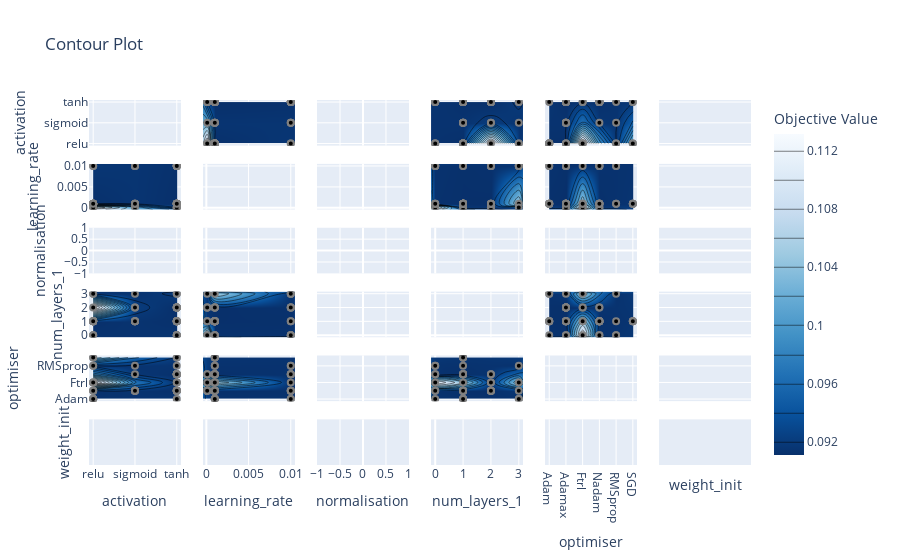

The notebook cell saved with this chart:
### Code cell
plot_contour(study)

### Figure 1 — Plotly figure (JSON) as saved in the notebook; plotly's stock layout.template omitted (floating-point values rounded to 4 significant figures)
{"data": [{"type": "scatter", "xaxis": "x", "yaxis": "y"}, {"colorbar": {"title": {"text": "Objective Value"}}, "colorscale": [[0, "rgb(247,251,255)"], [0.125, "rgb(222,235,247)"], [0.25, "rgb(198,219,239)"], [0.375, "rgb(158,202,225)"], [0.5, "rgb(107,174,214)"], [0.625, "rgb(66,146,198)"], [0.75, "rgb(33,113,181)"], [0.875, "rgb(8,81,156)"], [1, "rgb(8,48,107)"]], "connectgaps": true, "contours": {"coloring": "heatmap"}, "hoverinfo": "none", "line": {"smoothing": 1.3}, "reversescale": true, "showscale": true, "type": "contour", "x": ["relu", "sigmoid", "tanh"], "xaxis": "x7", "y": [-0.000395, 0.0001, 0.001, 0.01, 0.0105], "yaxis": "y7", "z": [[NaN, NaN, NaN], [0.1131, 0.1018, 0.0919], [0.09115, 0.09148, 0.0911], [0.09161, 0.09151, 0.09122], [NaN, NaN, NaN]]}, {"marker": {"color": "black", "line": {"color": "Gray", "width": 2}}, "mode": "markers", "name": "Feasible Trial", "showlegend": false, "type": "scatter", "x": ["tanh", "relu", "relu", "sigmoid", "tanh", "sigmoid", "tanh", "relu", "sigmoid", "tanh", "tanh", "sigmoid", "sigmoid", "tanh", "sigmoid", "tanh", "tanh", "tanh", "tanh", "tanh", "tanh", "sigmoid", "sigmoid", "relu", "relu", "relu", "relu", "relu", "tanh", "tanh", "relu", "relu", "relu", "relu", "relu", "relu", "relu", "tanh", "relu", "tanh", "relu", "tanh", "tanh", "tanh", "tanh", "tanh", "tanh", "tanh", "tanh", "tanh"], "xaxis": "x7", "y": [0.001, 0.0001, 0.01, 0.01, 0.01, 0.001, 0.001, 0.001, 0.01, 0.001, 0.0001, 0.01, 0.001, 0.01, 0.0001, 0.001, 0.01, 0.01, 0.001, 0.0001, 0.01, 0.001, 0.001, 0.001, 0.001, 0.001, 0.001, 0.001, 0.0001, 0.01, 0.001, 0.001, 0.001, 0.001, 0.001, 0.001, 0.01, 0.001, 0.0001, 0.01, 0.001, 0.001, 0.001, 0.001, 0.001, 0.001, 0.001, 0.01, 0.0001, 0.001], "yaxis": "y7"}, {"showscale": false, "type": "contour", "xaxis": "x13", "yaxis": "y13"}, {"type": "scatter", "xaxis": "x13", "yaxis": "y13"}, {"colorbar": {"title": {"text": "Objective Value"}}, "colorscale": [[0, "rgb(247,251,255)"], [0.125, "rgb(222,235,247)"], [0.25, "rgb(198,219,239)"], [0.375, "rgb(158,202,225)"], [0.5, "rgb(107,174,214)"], [0.625, "rgb(66,146,198)"], [0.75, "rgb(33,113,181)"], [0.875, "rgb(8,81,156)"], [1, "rgb(8,48,107)"]], "connectgaps": true, "contours": {"coloring": "heatmap"}, "hoverinfo": "none", "line": {"smoothing": 1.3}, "reversescale": true, "showscale": false, "type": "contour", "x": ["relu", "sigmoid", "tanh"], "xaxis": "x19", "y": [-0.15, 0, 1, 2, 3, 3.15], "yaxis": "y19", "z": [[NaN, NaN, NaN], [0.09138, NaN, 0.09155], [0.09115, 0.09148, 0.09122], [0.1203, 0.09249, 0.0911], [0.09161, 0.09151, 0.09226], [NaN, NaN, NaN]]}, {"marker": {"color": "black", "line": {"color": "Gray", "width": 2}}, "mode": "markers", "name": "Feasible Trial", "showlegend": false, "type": "scatter", "x": ["tanh", "relu", "relu", "sigmoid", "tanh", "sigmoid", "tanh", "relu", "sigmoid", "tanh", "tanh", "sigmoid", "sigmoid", "tanh", "sigmoid", "tanh", "tanh", "tanh", "tanh", "tanh", "tanh", "sigmoid", "sigmoid", "relu", "relu", "relu", "relu", "relu", "tanh", "tanh", "relu", "relu", "relu", "relu", "relu", "relu", "relu", "tanh", "relu", "tanh", "relu", "tanh", "tanh", "tanh", "tanh", "tanh", "tanh", "tanh", "tanh", "tanh"], "xaxis": "x19", "y": [3, 0, 3, 1, 1, 1, 1, 1, 3, 0, 2, 2, 1, 0, 2, 1, 2, 0, 1, 2, 0, 1, 1, 1, 1, 2, 1, 0, 1, 2, 0, 1, 1, 1, 1, 1, 3, 1, 1, 0, 1, 1, 1, 1, 1, 2, 2, 2, 3, 2], "yaxis": "y19"}, {"colorbar": {"title": {"text": "Objective Value"}}, "colorscale": [[0, "rgb(247,251,255)"], [0.125, "rgb(222,235,247)"], [0.25, "rgb(198,219,239)"], [0.375, "rgb(158,202,225)"], [0.5, "rgb(107,174,214)"], [0.625, "rgb(66,146,198)"], [0.75, "rgb(33,113,181)"], [0.875, "rgb(8,81,156)"], [1, "rgb(8,48,107)"]], "connectgaps": true, "contours": {"coloring": "heatmap"}, "hoverinfo": "none", "line": {"smoothing": 1.3}, "reversescale": true, "showscale": false, "type": "contour", "x": ["relu", "sigmoid", "tanh"], "xaxis": "x25", "y": ["Adam", "Adamax", "Ftrl", "Nadam", "RMSprop", "SGD"], "yaxis": "y25", "z": [[0.09124, NaN, 0.09165], [0.09115, 0.09148, 0.0911], [0.1203, NaN, 0.0915], [NaN, 0.0918, 0.09124], [0.09153, 0.09151, 0.09155], [0.1059, NaN, 0.09186]]}, {"marker": {"color": "black", "line": {"color": "Gray", "width": 2}}, "mode": "markers", "name": "Feasible Trial", "showlegend": false, "type": "scatter", "x": ["tanh", "relu", "relu", "sigmoid", "tanh", "sigmoid", "tanh", "relu", "sigmoid", "tanh", "tanh", "sigmoid", "sigmoid", "tanh", "sigmoid", "tanh", "tanh", "tanh", "tanh", "tanh", "tanh", "sigmoid", "sigmoid", "relu", "relu", "relu", "relu", "relu", "tanh", "tanh", "relu", "relu", "relu", "relu", "relu", "relu", "relu", "tanh", "relu", "tanh", "relu", "tanh", "tanh", "tanh", "tanh", "tanh", "tanh", "tanh", "tanh", "tanh"], "xaxis": "x25", "y": ["Ftrl", "Ftrl", "Adam", "Nadam", "Adamax", "Adamax", "SGD", "RMSprop", "RMSprop", "Adam", "Adamax", "Adamax", "Adamax", "Adamax", "Adamax", "Nadam", "Nadam", "Nadam", "SGD", "Nadam", "Nadam", "Adamax", "Adamax", "Adamax", "Adam", "Ftrl", "SGD", "RMSprop", "Nadam", "Ftrl", "Adamax", "Adam", "Adam", "Adam", "Adam", "Ftrl", "Adam", "Nadam", "Adamax", "RMSprop", "SGD", "Nadam", "Nadam", "Nadam", "Nadam", "Adamax", "Adamax", "Adamax", "Adamax", "Adamax"], "yaxis": "y25"}, {"showscale": false, "type": "contour", "xaxis": "x31", "yaxis": "y31"}, {"type": "scatter", "xaxis": "x31", "yaxis": "y31"}, {"colorbar": {"title": {"text": "Objective Value"}}, "colorscale": [[0, "rgb(247,251,255)"], [0.125, "rgb(222,235,247)"], [0.25, "rgb(198,219,239)"], [0.375, "rgb(158,202,225)"], [0.5, "rgb(107,174,214)"], [0.625, "rgb(66,146,198)"], [0.75, "rgb(33,113,181)"], [0.875, "rgb(8,81,156)"], [1, "rgb(8,48,107)"]], "connectgaps": true, "contours": {"coloring": "heatmap"}, "hoverinfo": "none", "line": {"smoothing": 1.3}, "reversescale": true, "showscale": false, "type": "contour", "x": [-0.000395, 0.0001, 0.001, 0.01, 0.0105], "xaxis": "x2", "y": ["relu", "sigmoid", "tanh"], "yaxis": "y2", "z": [[NaN, 0.1131, 0.09115, 0.09161, NaN], [NaN, 0.1018, 0.09148, 0.09151, NaN], [NaN, 0.0919, 0.0911, 0.09122, NaN]]}, {"marker": {"color": "black", "line": {"color": "Gray", "width": 2}}, "mode": "markers", "name": "Feasible Trial", "showlegend": false, "type": "scatter", "x": [0.001, 0.0001, 0.01, 0.01, 0.01, 0.001, 0.001, 0.001, 0.01, 0.001, 0.0001, 0.01, 0.001, 0.01, 0.0001, 0.001, 0.01, 0.01, 0.001, 0.0001, 0.01, 0.001, 0.001, 0.001, 0.001, 0.001, 0.001, 0.001, 0.0001, 0.01, 0.001, 0.001, 0.001, 0.001, 0.001, 0.001, 0.01, 0.001, 0.0001, 0.01, 0.001, 0.001, 0.001, 0.001, 0.001, 0.001, 0.001, 0.01, 0.0001, 0.001], "xaxis": "x2", "y": ["tanh", "relu", "relu", "sigmoid", "tanh", "sigmoid", "tanh", "relu", "sigmoid", "tanh", "tanh", "sigmoid", "sigmoid", "tanh", "sigmoid", "tanh", "tanh", "tanh", "tanh", "tanh", "tanh", "sigmoid", "sigmoid", "relu", "relu", "relu", "relu", "relu", "tanh", "tanh", "relu", "relu", "relu", "relu", "relu", "relu", "relu", "tanh", "relu", "tanh", "relu", "tanh", "tanh", "tanh", "tanh", "tanh", "tanh", "tanh", "tanh", "tanh"], "yaxis": "y2"}, {"type": "scatter", "xaxis": "x8", "yaxis": "y8"}, {"showscale": false, "type": "contour", "xaxis": "x14", "yaxis": "y14"}, {"type": "scatter", "xaxis": "x14", "yaxis": "y14"}, {"colorbar": {"title": {"text": "Objective Value"}}, "colorscale": [[0, "rgb(247,251,255)"], [0.125, "rgb(222,235,247)"], [0.25, "rgb(198,219,239)"], [0.375, "rgb(158,202,225)"], [0.5, "rgb(107,174,214)"], [0.625, "rgb(66,146,198)"], [0.75, "rgb(33,113,181)"], [0.875, "rgb(8,81,156)"], [1, "rgb(8,48,107)"]], "connectgaps": true, "contours": {"coloring": "heatmap"}, "hoverinfo": "none", "line": {"smoothing": 1.3}, "reversescale": true, "showscale": false, "type": "contour", "x": [-0.000395, 0.0001, 0.001, 0.01, 0.0105], "xaxis": "x20", "y": [-0.15, 0, 1, 2, 3, 3.15], "yaxis": "y20", "z": [[NaN, NaN, NaN, NaN, NaN], [NaN, 0.1359, 0.09138, 0.09155, NaN], [NaN, 0.09208, 0.09115, 0.09122, NaN], [NaN, 0.0919, 0.0911, 0.09142, NaN], [NaN, 0.09226, 0.1203, 0.09151, NaN], [NaN, NaN, NaN, NaN, NaN]]}, {"marker": {"color": "black", "line": {"color": "Gray", "width": 2}}, "mode": "markers", "name": "Feasible Trial", "showlegend": false, "type": "scatter", "x": [0.001, 0.0001, 0.01, 0.01, 0.01, 0.001, 0.001, 0.001, 0.01, 0.001, 0.0001, 0.01, 0.001, 0.01, 0.0001, 0.001, 0.01, 0.01, 0.001, 0.0001, 0.01, 0.001, 0.001, 0.001, 0.001, 0.001, 0.001, 0.001, 0.0001, 0.01, 0.001, 0.001, 0.001, 0.001, 0.001, 0.001, 0.01, 0.001, 0.0001, 0.01, 0.001, 0.001, 0.001, 0.001, 0.001, 0.001, 0.001, 0.01, 0.0001, 0.001], "xaxis": "x20", "y": [3, 0, 3, 1, 1, 1, 1, 1, 3, 0, 2, 2, 1, 0, 2, 1, 2, 0, 1, 2, 0, 1, 1, 1, 1, 2, 1, 0, 1, 2, 0, 1, 1, 1, 1, 1, 3, 1, 1, 0, 1, 1, 1, 1, 1, 2, 2, 2, 3, 2], "yaxis": "y20"}, {"colorbar": {"title": {"text": "Objective Value"}}, "colorscale": [[0, "rgb(247,251,255)"], [0.125, "rgb(222,235,247)"], [0.25, "rgb(198,219,239)"], [0.375, "rgb(158,202,225)"], [0.5, "rgb(107,174,214)"], [0.625, "rgb(66,146,198)"], [0.75, "rgb(33,113,181)"], [0.875, "rgb(8,81,156)"], [1, "rgb(8,48,107)"]], "connectgaps": true, "contours": {"coloring": "heatmap"}, "hoverinfo": "none", "line": {"smoothing": 1.3}, "reversescale": true, "showscale": false, "type": "contour", "x": [-0.000395, 0.0001, 0.001, 0.01, 0.0105], "xaxis": "x26", "y": ["Adam", "Adamax", "Ftrl", "Nadam", "RMSprop", "SGD"], "yaxis": "y26", "z": [[NaN, NaN, 0.09124, 0.09161, NaN], [NaN, 0.09226, 0.0911, 0.09122, NaN], [NaN, 0.1359, 0.1203, 0.0915, NaN], [NaN, 0.0919, 0.09124, 0.09158, NaN], [NaN, NaN, 0.09153, 0.09151, NaN], [NaN, NaN, 0.09186, NaN, NaN]]}, {"marker": {"color": "black", "line": {"color": "Gray", "width": 2}}, "mode": "markers", "name": "Feasible Trial", "showlegend": false, "type": "scatter", "x": [0.001, 0.0001, 0.01, 0.01, 0.01, 0.001, 0.001, 0.001, 0.01, 0.001, 0.0001, 0.01, 0.001, 0.01, 0.0001, 0.001, 0.01, 0.01, 0.001, 0.0001, 0.01, 0.001, 0.001, 0.001, 0.001, 0.001, 0.001, 0.001, 0.0001, 0.01, 0.001, 0.001, 0.001, 0.001, 0.001, 0.001, 0.01, 0.001, 0.0001, 0.01, 0.001, 0.001, 0.001, 0.001, 0.001, 0.001, 0.001, 0.01, 0.0001, 0.001], "xaxis": "x26", "y": ["Ftrl", "Ftrl", "Adam", "Nadam", "Adamax", "Adamax", "SGD", "RMSprop", "RMSprop", "Adam", "Adamax", "Adamax", "Adamax", "Adamax", "Adamax", "Nadam", "Nadam", "Nadam", "SGD", "Nadam", "Nadam", "Adamax", "Adamax", "Adamax", "Adam", "Ftrl", "SGD", "RMSprop", "Nadam", "Ftrl", "Adamax", "Adam", "Adam", "Adam", "Adam", "Ftrl", "Adam", "Nadam", "Adamax", "RMSprop", "SGD", "Nadam", "Nadam", "Nadam", "Nadam", "Adamax", "Adamax", "Adamax", "Adamax", "Adamax"], "yaxis": "y26"}, {"showscale": false, "type": "contour", "xaxis": "x32", "yaxis": "y32"}, {"type": "scatter", "xaxis": "x32", "yaxis": "y32"}, {"showscale": false, "type": "contour", "xaxis": "x3", "yaxis": "y3"}, {"type": "scatter", "xaxis": "x3", "yaxis": "y3"}, {"showscale": false, "type": "contour", "xaxis": "x9", "yaxis": "y9"}, {"type": "scatter", "xaxis": "x9", "yaxis": "y9"}, {"type": "scatter", "xaxis": "x15", "yaxis": "y15"}, {"showscale": false, "type": "contour", "xaxis": "x21", "yaxis": "y21"}, {"type": "scatter", "xaxis": "x21", "yaxis": "y21"}, {"showscale": false, "type": "contour", "xaxis": "x27", "yaxis": "y27"}, {"type": "scatter", "xaxis": "x27", "yaxis": "y27"}, {"showscale": false, "type": "contour", "xaxis": "x33", "yaxis": "y33"}, {"type": "scatter", "xaxis": "x33", "yaxis": "y33"}, {"colorbar": {"title": {"text": "Objective Value"}}, "colorscale": [[0, "rgb(247,251,255)"], [0.125, "rgb(222,235,247)"], [0.25, "rgb(198,219,239)"], [0.375, "rgb(158,202,225)"], [0.5, "rgb(107,174,214)"], [0.625, "rgb(66,146,198)"], [0.75, "rgb(33,113,181)"], [0.875, "rgb(8,81,156)"], [1, "rgb(8,48,107)"]], "connectgaps": true, "contours": {"coloring": "heatmap"}, "hoverinfo": "none", "line": {"smoothing": 1.3}, "reversescale": true, "showscale": false, "type": "contour", "x": [-0.15, 0, 1, 2, 3, 3.15], "xaxis": "x4", "y": ["relu", "sigmoid", "tanh"], "yaxis": "y4", "z": [[NaN, 0.09138, 0.09115, 0.1203, 0.09161, NaN], [NaN, NaN, 0.09148, 0.09249, 0.09151, NaN], [NaN, 0.09155, 0.09122, 0.0911, 0.09226, NaN]]}, {"marker": {"color": "black", "line": {"color": "Gray", "width": 2}}, "mode": "markers", "name": "Feasible Trial", "showlegend": false, "type": "scatter", "x": [3, 0, 3, 1, 1, 1, 1, 1, 3, 0, 2, 2, 1, 0, 2, 1, 2, 0, 1, 2, 0, 1, 1, 1, 1, 2, 1, 0, 1, 2, 0, 1, 1, 1, 1, 1, 3, 1, 1, 0, 1, 1, 1, 1, 1, 2, 2, 2, 3, 2], "xaxis": "x4", "y": ["tanh", "relu", "relu", "sigmoid", "tanh", "sigmoid", "tanh", "relu", "sigmoid", "tanh", "tanh", "sigmoid", "sigmoid", "tanh", "sigmoid", "tanh", "tanh", "tanh", "tanh", "tanh", "tanh", "sigmoid", "sigmoid", "relu", "relu", "relu", "relu", "relu", "tanh", "tanh", "relu", "relu", "relu", "relu", "relu", "relu", "relu", "tanh", "relu", "tanh", "relu", "tanh", "tanh", "tanh", "tanh", "tanh", "tanh", "tanh", "tanh", "tanh"], "yaxis": "y4"}, {"colorbar": {"title": {"text": "Objective Value"}}, "colorscale": [[0, "rgb(247,251,255)"], [0.125, "rgb(222,235,247)"], [0.25, "rgb(198,219,239)"], [0.375, "rgb(158,202,225)"], [0.5, "rgb(107,174,214)"], [0.625, "rgb(66,146,198)"], [0.75, "rgb(33,113,181)"], [0.875, "rgb(8,81,156)"], [1, "rgb(8,48,107)"]], "connectgaps": true, "contours": {"coloring": "heatmap"}, "hoverinfo": "none", "line": {"smoothing": 1.3}, "reversescale": true, "showscale": false, "type": "contour", "x": [-0.15, 0, 1, 2, 3, 3.15], "xaxis": "x10", "y": [-0.000395, 0.0001, 0.001, 0.01, 0.0105], "yaxis": "y10", "z": [[NaN, NaN, NaN, NaN, NaN, NaN], [NaN, 0.1359, 0.09208, 0.0919, 0.09226, NaN], [NaN, 0.09138, 0.09115, 0.0911, 0.1203, NaN], [NaN, 0.09155, 0.09122, 0.09142, 0.09151, NaN], [NaN, NaN, NaN, NaN, NaN, NaN]]}, {"marker": {"color": "black", "line": {"color": "Gray", "width": 2}}, "mode": "markers", "name": "Feasible Trial", "showlegend": false, "type": "scatter", "x": [3, 0, 3, 1, 1, 1, 1, 1, 3, 0, 2, 2, 1, 0, 2, 1, 2, 0, 1, 2, 0, 1, 1, 1, 1, 2, 1, 0, 1, 2, 0, 1, 1, 1, 1, 1, 3, 1, 1, 0, 1, 1, 1, 1, 1, 2, 2, 2, 3, 2], "xaxis": "x10", "y": [0.001, 0.0001, 0.01, 0.01, 0.01, 0.001, 0.001, 0.001, 0.01, 0.001, 0.0001, 0.01, 0.001, 0.01, 0.0001, 0.001, 0.01, 0.01, 0.001, 0.0001, 0.01, 0.001, 0.001, 0.001, 0.001, 0.001, 0.001, 0.001, 0.0001, 0.01, 0.001, 0.001, 0.001, 0.001, 0.001, 0.001, 0.01, 0.001, 0.0001, 0.01, 0.001, 0.001, 0.001, 0.001, 0.001, 0.001, 0.001, 0.01, 0.0001, 0.001], "yaxis": "y10"}, {"showscale": false, "type": "contour", "xaxis": "x16", "yaxis": "y16"}, {"type": "scatter", "xaxis": "x16", "yaxis": "y16"}, {"type": "scatter", "xaxis": "x22", "yaxis": "y22"}, {"colorbar": {"title": {"text": "Objective Value"}}, "colorscale": [[0, "rgb(247,251,255)"], [0.125, "rgb(222,235,247)"], [0.25, "rgb(198,219,239)"], [0.375, "rgb(158,202,225)"], [0.5, "rgb(107,174,214)"], [0.625, "rgb(66,146,198)"], [0.75, "rgb(33,113,181)"], [0.875, "rgb(8,81,156)"], [1, "rgb(8,48,107)"]], "connectgaps": true, "contours": {"coloring": "heatmap"}, "hoverinfo": "none", "line": {"smoothing": 1.3}, "reversescale": true, "showscale": false, "type": "contour", "x": [-0.15, 0, 1, 2, 3, 3.15], "xaxis": "x28", "y": ["Adam", "Adamax", "Ftrl", "Nadam", "RMSprop", "SGD"], "yaxis": "y28", "z": [[NaN, 0.09165, 0.09124, NaN, 0.09161, NaN], [NaN, 0.09138, 0.09115, 0.0911, 0.09226, NaN], [NaN, 0.1359, 0.1203, 0.0915, 0.1203, NaN], [NaN, 0.09158, 0.09124, 0.09171, NaN, NaN], [NaN, 0.09155, 0.09153, NaN, 0.09151, NaN], [NaN, NaN, 0.09186, NaN, NaN, NaN]]}, {"marker": {"color": "black", "line": {"color": "Gray", "width": 2}}, "mode": "markers", "name": "Feasible Trial", "showlegend": false, "type": "scatter", "x": [3, 0, 3, 1, 1, 1, 1, 1, 3, 0, 2, 2, 1, 0, 2, 1, 2, 0, 1, 2, 0, 1, 1, 1, 1, 2, 1, 0, 1, 2, 0, 1, 1, 1, 1, 1, 3, 1, 1, 0, 1, 1, 1, 1, 1, 2, 2, 2, 3, 2], "xaxis": "x28", "y": ["Ftrl", "Ftrl", "Adam", "Nadam", "Adamax", "Adamax", "SGD", "RMSprop", "RMSprop", "Adam", "Adamax", "Adamax", "Adamax", "Adamax", "Adamax", "Nadam", "Nadam", "Nadam", "SGD", "Nadam", "Nadam", "Adamax", "Adamax", "Adamax", "Adam", "Ftrl", "SGD", "RMSprop", "Nadam", "Ftrl", "Adamax", "Adam", "Adam", "Adam", "Adam", "Ftrl", "Adam", "Nadam", "Adamax", "RMSprop", "SGD", "Nadam", "Nadam", "Nadam", "Nadam", "Adamax", "Adamax", "Adamax", "Adamax", "Adamax"], "yaxis": "y28"}, {"showscale": false, "type": "contour", "xaxis": "x34", "yaxis": "y34"}, {"type": "scatter", "xaxis": "x34", "yaxis": "y34"}, {"colorbar": {"title": {"text": "Objective Value"}}, "colorscale": [[0, "rgb(247,251,255)"], [0.125, "rgb(222,235,247)"], [0.25, "rgb(198,219,239)"], [0.375, "rgb(158,202,225)"], [0.5, "rgb(107,174,214)"], [0.625, "rgb(66,146,198)"], [0.75, "rgb(33,113,181)"], [0.875, "rgb(8,81,156)"], [1, "rgb(8,48,107)"]], "connectgaps": true, "contours": {"coloring": "heatmap"}, "hoverinfo": "none", "line": {"smoothing": 1.3}, "reversescale": true, "showscale": false, "type": "contour", "x": ["Adam", "Adamax", "Ftrl", "Nadam", "RMSprop", "SGD"], "xaxis": "x5", "y": ["relu", "sigmoid", "tanh"], "yaxis": "y5", "z": [[0.09124, 0.09115, 0.1203, NaN, 0.09153, 0.1059], [NaN, 0.09148, NaN, 0.0918, 0.09151, NaN], [0.09165, 0.0911, 0.0915, 0.09124, 0.09155, 0.09186]]}, {"marker": {"color": "black", "line": {"color": "Gray", "width": 2}}, "mode": "markers", "name": "Feasible Trial", "showlegend": false, "type": "scatter", "x": ["Ftrl", "Ftrl", "Adam", "Nadam", "Adamax", "Adamax", "SGD", "RMSprop", "RMSprop", "Adam", "Adamax", "Adamax", "Adamax", "Adamax", "Adamax", "Nadam", "Nadam", "Nadam", "SGD", "Nadam", "Nadam", "Adamax", "Adamax", "Adamax", "Adam", "Ftrl", "SGD", "RMSprop", "Nadam", "Ftrl", "Adamax", "Adam", "Adam", "Adam", "Adam", "Ftrl", "Adam", "Nadam", "Adamax", "RMSprop", "SGD", "Nadam", "Nadam", "Nadam", "Nadam", "Adamax", "Adamax", "Adamax", "Adamax", "Adamax"], "xaxis": "x5", "y": ["tanh", "relu", "relu", "sigmoid", "tanh", "sigmoid", "tanh", "relu", "sigmoid", "tanh", "tanh", "sigmoid", "sigmoid", "tanh", "sigmoid", "tanh", "tanh", "tanh", "tanh", "tanh", "tanh", "sigmoid", "sigmoid", "relu", "relu", "relu", "relu", "relu", "tanh", "tanh", "relu", "relu", "relu", "relu", "relu", "relu", "relu", "tanh", "relu", "tanh", "relu", "tanh", "tanh", "tanh", "tanh", "tanh", "tanh", "tanh", "tanh", "tanh"], "yaxis": "y5"}, {"colorbar": {"title": {"text": "Objective Value"}}, "colorscale": [[0, "rgb(247,251,255)"], [0.125, "rgb(222,235,247)"], [0.25, "rgb(198,219,239)"], [0.375, "rgb(158,202,225)"], [0.5, "rgb(107,174,214)"], [0.625, "rgb(66,146,198)"], [0.75, "rgb(33,113,181)"], [0.875, "rgb(8,81,156)"], [1, "rgb(8,48,107)"]], "connectgaps": true, "contours": {"coloring": "heatmap"}, "hoverinfo": "none", "line": {"smoothing": 1.3}, "reversescale": true, "showscale": false, "type": "contour", "x": ["Adam", "Adamax", "Ftrl", "Nadam", "RMSprop", "SGD"], "xaxis": "x11", "y": [-0.000395, 0.0001, 0.001, 0.01, 0.0105], "yaxis": "y11", "z": [[NaN, NaN, NaN, NaN, NaN, NaN], [NaN, 0.09226, 0.1359, 0.0919, NaN, NaN], [0.09124, 0.0911, 0.1203, 0.09124, 0.09153, 0.09186], [0.09161, 0.09122, 0.0915, 0.09158, 0.09151, NaN], [NaN, NaN, NaN, NaN, NaN, NaN]]}, {"marker": {"color": "black", "line": {"color": "Gray", "width": 2}}, "mode": "markers", "name": "Feasible Trial", "showlegend": false, "type": "scatter", "x": ["Ftrl", "Ftrl", "Adam", "Nadam", "Adamax", "Adamax", "SGD", "RMSprop", "RMSprop", "Adam", "Adamax", "Adamax", "Adamax", "Adamax", "Adamax", "Nadam", "Nadam", "Nadam", "SGD", "Nadam", "Nadam", "Adamax", "Adamax", "Adamax", "Adam", "Ftrl", "SGD", "RMSprop", "Nadam", "Ftrl", "Adamax", "Adam", "Adam", "Adam", "Adam", "Ftrl", "Adam", "Nadam", "Adamax", "RMSprop", "SGD", "Nadam", "Nadam", "Nadam", "Nadam", "Adamax", "Adamax", "Adamax", "Adamax", "Adamax"], "xaxis": "x11", "y": [0.001, 0.0001, 0.01, 0.01, 0.01, 0.001, 0.001, 0.001, 0.01, 0.001, 0.0001, 0.01, 0.001, 0.01, 0.0001, 0.001, 0.01, 0.01, 0.001, 0.0001, 0.01, 0.001, 0.001, 0.001, 0.001, 0.001, 0.001, 0.001, 0.0001, 0.01, 0.001, 0.001, 0.001, 0.001, 0.001, 0.001, 0.01, 0.001, 0.0001, 0.01, 0.001, 0.001, 0.001, 0.001, 0.001, 0.001, 0.001, 0.01, 0.0001, 0.001], "yaxis": "y11"}, {"showscale": false, "type": "contour", "xaxis": "x17", "yaxis": "y17"}, {"type": "scatter", "xaxis": "x17", "yaxis": "y17"}, {"colorbar": {"title": {"text": "Objective Value"}}, "colorscale": [[0, "rgb(247,251,255)"], [0.125, "rgb(222,235,247)"], [0.25, "rgb(198,219,239)"], [0.375, "rgb(158,202,225)"], [0.5, "rgb(107,174,214)"], [0.625, "rgb(66,146,198)"], [0.75, "rgb(33,113,181)"], [0.875, "rgb(8,81,156)"], [1, "rgb(8,48,107)"]], "connectgaps": true, "contours": {"coloring": "heatmap"}, "hoverinfo": "none", "line": {"smoothing": 1.3}, "reversescale": true, "showscale": false, "type": "contour", "x": ["Adam", "Adamax", "Ftrl", "Nadam", "RMSprop", "SGD"], "xaxis": "x23", "y": [-0.15, 0, 1, 2, 3, 3.15], "yaxis": "y23", "z": [[NaN, NaN, NaN, NaN, NaN, NaN], [0.09165, 0.09138, 0.1359, 0.09158, 0.09155, NaN], [0.09124, 0.09115, 0.1203, 0.09124, 0.09153, 0.09186], [NaN, 0.0911, 0.0915, 0.09171, NaN, NaN], [0.09161, 0.09226, 0.1203, NaN, 0.09151, NaN], [NaN, NaN, NaN, NaN, NaN, NaN]]}, {"marker": {"color": "black", "line": {"color": "Gray", "width": 2}}, "mode": "markers", "name": "Feasible Trial", "showlegend": false, "type": "scatter", "x": ["Ftrl", "Ftrl", "Adam", "Nadam", "Adamax", "Adamax", "SGD", "RMSprop", "RMSprop", "Adam", "Adamax", "Adamax", "Adamax", "Adamax", "Adamax", "Nadam", "Nadam", "Nadam", "SGD", "Nadam", "Nadam", "Adamax", "Adamax", "Adamax", "Adam", "Ftrl", "SGD", "RMSprop", "Nadam", "Ftrl", "Adamax", "Adam", "Adam", "Adam", "Adam", "Ftrl", "Adam", "Nadam", "Adamax", "RMSprop", "SGD", "Nadam", "Nadam", "Nadam", "Nadam", "Adamax", "Adamax", "Adamax", "Adamax", "Adamax"], "xaxis": "x23", "y": [3, 0, 3, 1, 1, 1, 1, 1, 3, 0, 2, 2, 1, 0, 2, 1, 2, 0, 1, 2, 0, 1, 1, 1, 1, 2, 1, 0, 1, 2, 0, 1, 1, 1, 1, 1, 3, 1, 1, 0, 1, 1, 1, 1, 1, 2, 2, 2, 3, 2], "yaxis": "y23"}, {"type": "scatter", "xaxis": "x29", "yaxis": "y29"}, {"showscale": false, "type": "contour", "xaxis": "x35", "yaxis": "y35"}, {"type": "scatter", "xaxis": "x35", "yaxis": "y35"}, {"showscale": false, "type": "contour", "xaxis": "x6", "yaxis": "y6"}, {"type": "scatter", "xaxis": "x6", "yaxis": "y6"}, {"showscale": false, "type": "contour", "xaxis": "x12", "yaxis": "y12"}, {"type": "scatter", "xaxis": "x12", "yaxis": "y12"}, {"showscale": false, "type": "contour", "xaxis": "x18", "yaxis": "y18"}, {"type": "scatter", "xaxis": "x18", "yaxis": "y18"}, {"showscale": false, "type": "contour", "xaxis": "x24", "yaxis": "y24"}, {"type": "scatter", "xaxis": "x24", "yaxis": "y24"}, {"showscale": false, "type": "contour", "xaxis": "x30", "yaxis": "y30"}, {"type": "scatter", "xaxis": "x30", "yaxis": "y30"}, {"type": "scatter", "xaxis": "x36", "yaxis": "y36"}], "layout": {"title": {"text": "Contour Plot"}, "xaxis": {"anchor": "y", "domain": [0, 0.1389], "matches": "x31", "range": [-0.1, 2.1], "showticklabels": false, "type": "category"}, "xaxis10": {"anchor": "y10", "domain": [0.5167, 0.6556], "matches": "x34", "range": [-0.15, 3.15], "showticklabels": false}, "xaxis11": {"anchor": "y11", "domain": [0.6889, 0.8278], "matches": "x35", "range": [-0.25, 5.25], "showticklabels": false, "type": "category"}, "xaxis12": {"anchor": "y12", "domain": [0.8611, 1], "matches": "x36", "range": [0, 0], "showticklabels": false, "type": "category"}, "xaxis13": {"anchor": "y13", "domain": [0, 0.1389], "matches": "x31", "range": [-0.1, 2.1], "showticklabels": false, "type": "category"}, "xaxis14": {"anchor": "y14", "domain": [0.1722, 0.3111], "matches": "x32", "range": [-0.000395, 0.0105], "showticklabels": false}, "xaxis15": {"anchor": "y15", "domain": [0.3444, 0.4833], "matches": "x33", "range": [0, 0], "showticklabels": false}, "xaxis16": {"anchor": "y16", "domain": [0.5167, 0.6556], "matches": "x34", "range": [-0.15, 3.15], "showticklabels": false}, "xaxis17": {"anchor": "y17", "domain": [0.6889, 0.8278], "matches": "x35", "range": [-0.25, 5.25], "showticklabels": false, "type": "category"}, "xaxis18": {"anchor": "y18", "domain": [0.8611, 1], "matches": "x36", "range": [0, 0], "showticklabels": false, "type": "category"}, "xaxis19": {"anchor": "y19", "domain": [0, 0.1389], "matches": "x31", "range": [-0.1, 2.1], "showticklabels": false, "type": "category"}, "xaxis2": {"anchor": "y2", "domain": [0.1722, 0.3111], "matches": "x32", "range": [-0.000395, 0.0105], "showticklabels": false}, "xaxis20": {"anchor": "y20", "domain": [0.1722, 0.3111], "matches": "x32", "range": [-0.000395, 0.0105], "showticklabels": false}, "xaxis21": {"anchor": "y21", "domain": [0.3444, 0.4833], "matches": "x33", "range": [0, 0], "showticklabels": false}, "xaxis22": {"anchor": "y22", "domain": [0.5167, 0.6556], "matches": "x34", "range": [-0.15, 3.15], "showticklabels": false}, "xaxis23": {"anchor": "y23", "domain": [0.6889, 0.8278], "matches": "x35", "range": [-0.25, 5.25], "showticklabels": false, "type": "category"}, "xaxis24": {"anchor": "y24", "domain": [0.8611, 1], "matches": "x36", "range": [0, 0], "showticklabels": false, "type": "category"}, "xaxis25": {"anchor": "y25", "domain": [0, 0.1389], "matches": "x31", "range": [-0.1, 2.1], "showticklabels": false, "type": "category"}, "xaxis26": {"anchor": "y26", "domain": [0.1722, 0.3111], "matches": "x32", "range": [-0.000395, 0.0105], "showticklabels": false}, "xaxis27": {"anchor": "y27", "domain": [0.3444, 0.4833], "matches": "x33", "range": [0, 0], "showticklabels": false}, "xaxis28": {"anchor": "y28", "domain": [0.5167, 0.6556], "matches": "x34", "range": [-0.15, 3.15], "showticklabels": false}, "xaxis29": {"anchor": "y29", "domain": [0.6889, 0.8278], "matches": "x35", "range": [-0.25, 5.25], "showticklabels": false, "type": "category"}, "xaxis3": {"anchor": "y3", "domain": [0.3444, 0.4833], "matches": "x33", "range": [0, 0], "showticklabels": false}, "xaxis30": {"anchor": "y30", "domain": [0.8611, 1], "matches": "x36", "range": [0, 0], "showticklabels": false, "type": "category"}, "xaxis31": {"anchor": "y31", "domain": [0, 0.1389], "range": [-0.1, 2.1], "title": {"text": "activation"}, "type": "category"}, "xaxis32": {"anchor": "y32", "domain": [0.1722, 0.3111], "range": [-0.000395, 0.0105], "title": {"text": "learning_rate"}}, "xaxis33": {"anchor": "y33", "domain": [0.3444, 0.4833], "range": [0, 0], "title": {"text": "normalisation"}}, "xaxis34": {"anchor": "y34", "domain": [0.5167, 0.6556], "range": [-0.15, 3.15], "title": {"text": "num_layers_1"}}, "xaxis35": {"anchor": "y35", "domain": [0.6889, 0.8278], "range": [-0.25, 5.25], "title": {"text": "optimiser"}, "type": "category"}, "xaxis36": {"anchor": "y36", "domain": [0.8611, 1], "range": [0, 0], "title": {"text": "weight_init"}, "type": "category"}, "xaxis4": {"anchor": "y4", "domain": [0.5167, 0.6556], "matches": "x34", "range": [-0.15, 3.15], "showticklabels": false}, "xaxis5": {"anchor": "y5", "domain": [0.6889, 0.8278], "matches": "x35", "range": [-0.25, 5.25], "showticklabels": false, "type": "category"}, "xaxis6": {"anchor": "y6", "domain": [0.8611, 1], "matches": "x36", "range": [0, 0], "showticklabels": false, "type": "category"}, "xaxis7": {"anchor": "y7", "domain": [0, 0.1389], "matches": "x31", "range": [-0.1, 2.1], "showticklabels": false, "type": "category"}, "xaxis8": {"anchor": "y8", "domain": [0.1722, 0.3111], "matches": "x32", "range": [-0.000395, 0.0105], "showticklabels": false}, "xaxis9": {"anchor": "y9", "domain": [0.3444, 0.4833], "matches": "x33", "range": [0, 0], "showticklabels": false}, "yaxis": {"anchor": "x", "domain": [0.875, 1], "range": [-0.1, 2.1], "title": {"text": "activation"}, "type": "category"}, "yaxis10": {"anchor": "x10", "domain": [0.7, 0.825], "matches": "y7", "range": [-0.000395, 0.0105], "showticklabels": false}, "yaxis11": {"anchor": "x11", "domain": [0.7, 0.825], "matches": "y7", "range": [-0.000395, 0.0105], "showticklabels": false}, "yaxis12": {"anchor": "x12", "domain": [0.7, 0.825], "matches": "y7", "range": [-0.000395, 0.0105], "showticklabels": false}, "yaxis13": {"anchor": "x13", "domain": [0.525, 0.65], "range": [0, 0], "title": {"text": "normalisation"}}, "yaxis14": {"anchor": "x14", "domain": [0.525, 0.65], "matches": "y13", "range": [0, 0], "showticklabels": false}, "yaxis15": {"anchor": "x15", "domain": [0.525, 0.65], "matches": "y13", "range": [0, 0], "showticklabels": false}, "yaxis16": {"anchor": "x16", "domain": [0.525, 0.65], "matches": "y13", "range": [0, 0], "showticklabels": false}, "yaxis17": {"anchor": "x17", "domain": [0.525, 0.65], "matches": "y13", "range": [0, 0], "showticklabels": false}, "yaxis18": {"anchor": "x18", "domain": [0.525, 0.65], "matches": "y13", "range": [0, 0], "showticklabels": false}, "yaxis19": {"anchor": "x19", "domain": [0.35, 0.475], "range": [-0.15, 3.15], "title": {"text": "num_layers_1"}}, "yaxis2": {"anchor": "x2", "domain": [0.875, 1], "matches": "y", "range": [-0.1, 2.1], "showticklabels": false, "type": "category"}, "yaxis20": {"anchor": "x20", "domain": [0.35, 0.475], "matches": "y19", "range": [-0.15, 3.15], "showticklabels": false}, "yaxis21": {"anchor": "x21", "domain": [0.35, 0.475], "matches": "y19", "range": [-0.15, 3.15], "showticklabels": false}, "yaxis22": {"anchor": "x22", "domain": [0.35, 0.475], "matches": "y19", "range": [-0.15, 3.15], "showticklabels": false}, "yaxis23": {"anchor": "x23", "domain": [0.35, 0.475], "matches": "y19", "range": [-0.15, 3.15], "showticklabels": false}, "yaxis24": {"anchor": "x24", "domain": [0.35, 0.475], "matches": "y19", "range": [-0.15, 3.15], "showticklabels": false}, "yaxis25": {"anchor": "x25", "domain": [0.175, 0.3], "range": [-0.25, 5.25], "title": {"text": "optimiser"}, "type": "category"}, "yaxis26": {"anchor": "x26", "domain": [0.175, 0.3], "matches": "y25", "range": [-0.25, 5.25], "showticklabels": false, "type": "category"}, "yaxis27": {"anchor": "x27", "domain": [0.175, 0.3], "matches": "y25", "range": [-0.25, 5.25], "showticklabels": false, "type": "category"}, "yaxis28": {"anchor": "x28", "domain": [0.175, 0.3], "matches": "y25", "range": [-0.25, 5.25], "showticklabels": false, "type": "category"}, "yaxis29": {"anchor": "x29", "domain": [0.175, 0.3], "matches": "y25", "range": [-0.25, 5.25], "showticklabels": false, "type": "category"}, "yaxis3": {"anchor": "x3", "domain": [0.875, 1], "matches": "y", "range": [-0.1, 2.1], "showticklabels": false, "type": "category"}, "yaxis30": {"anchor": "x30", "domain": [0.175, 0.3], "matches": "y25", "range": [-0.25, 5.25], "showticklabels": false, "type": "category"}, "yaxis31": {"anchor": "x31", "domain": [0, 0.125], "range": [0, 0], "title": {"text": "weight_init"}, "type": "category"}, "yaxis32": {"anchor": "x32", "domain": [0, 0.125], "matches": "y31", "range": [0, 0], "showticklabels": false, "type": "category"}, "yaxis33": {"anchor": "x33", "domain": [0, 0.125], "matches": "y31", "range": [0, 0], "showticklabels": false, "type": "category"}, "yaxis34": {"anchor": "x34", "domain": [0, 0.125], "matches": "y31", "range": [0, 0], "showticklabels": false, "type": "category"}, "yaxis35": {"anchor": "x35", "domain": [0, 0.125], "matches": "y31", "range": [0, 0], "showticklabels": false, "type": "category"}, "yaxis36": {"anchor": "x36", "domain": [0, 0.125], "matches": "y31", "range": [0, 0], "showticklabels": false, "type": "category"}, "yaxis4": {"anchor": "x4", "domain": [0.875, 1], "matches": "y", "range": [-0.1, 2.1], "showticklabels": false, "type": "category"}, "yaxis5": {"anchor": "x5", "domain": [0.875, 1], "matches": "y", "range": [-0.1, 2.1], "showticklabels": false, "type": "category"}, "yaxis6": {"anchor": "x6", "domain": [0.875, 1], "matches": "y", "range": [-0.1, 2.1], "showticklabels": false, "type": "category"}, "yaxis7": {"anchor": "x7", "domain": [0.7, 0.825], "range": [-0.000395, 0.0105], "title": {"text": "learning_rate"}}, "yaxis8": {"anchor": "x8", "domain": [0.7, 0.825], "matches": "y7", "range": [-0.000395, 0.0105], "showticklabels": false}, "yaxis9": {"anchor": "x9", "domain": [0.7, 0.825], "matches": "y7", "range": [-0.000395, 0.0105], "showticklabels": false}}}
